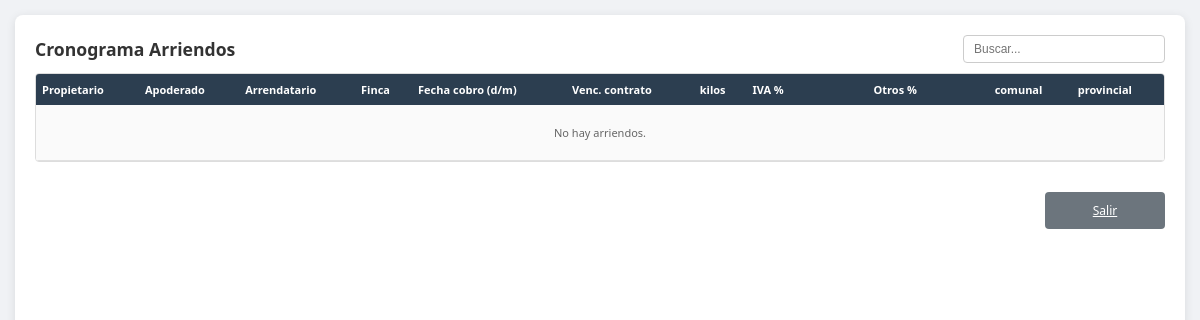
/arriendos.php (signed in), run on an earlier commit of the app's database.
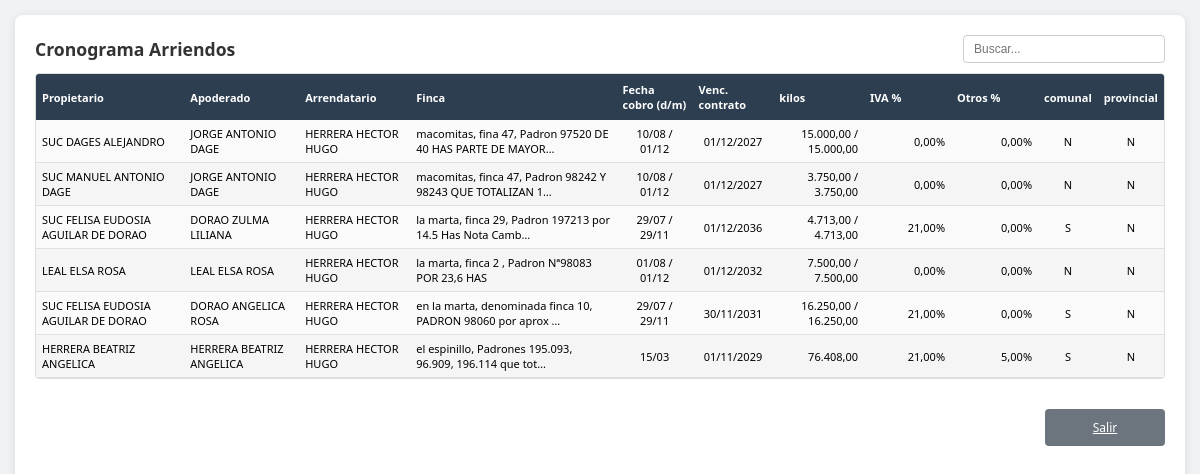
And on a later commit of the database.
### tables this page shows
CREATE TABLE `arriendos` (
  `id` int(11) NOT NULL AUTO_INCREMENT,
  `propietario_id` int(11) NOT NULL,
  `apoderado_id` int(11) NOT NULL,
  `arrendatario_id` int(11) NOT NULL,
  `padron` varchar(20) DEFAULT NULL,
  `descripcion_finca` text DEFAULT NULL,
  `fecha_cobro_1` date DEFAULT NULL,
  `fecha_cobro_2` date DEFAULT NULL,
  `kilos_fecha_1` decimal(12,2) DEFAULT NULL,
  `kilos_fecha_2` decimal(12,2) DEFAULT NULL,
  `iva_porcentaje` decimal(5,2) NOT NULL DEFAULT 21.00,
  `descontar_iva` tinyint(1) NOT NULL DEFAULT 0,
  `monto_descuentos` decimal(12,2) NOT NULL DEFAULT 0.00,
  `paga_comunal` tinyint(1) NOT NULL DEFAULT 0,
  `paga_provincial` tinyint(1) NOT NULL DEFAULT 0,
  `porcentaje_otros` decimal(5,2) DEFAULT NULL,
  `fecha_vencimiento_contrato` date DEFAULT NULL,
  `fecha_creacion` timestamp NOT NULL DEFAULT current_timestamp(),
  `fecha_modificacion` timestamp NOT NULL DEFAULT current_timestamp() ON UPDATE current_timestamp(),
  PRIMARY KEY (`id`),
  KEY `fk_arriendo_propietario` (`propietario_id`),
  KEY `fk_arriendo_apoderado` (`apoderado_id`),
  KEY `fk_arriendo_arrendatario` (`arrendatario_id`),
  CONSTRAINT `fk_arriendo_apoderado` FOREIGN KEY (`apoderado_id`) REFERENCES `usuarios` (`id`) ON UPDATE CASCADE,
  CONSTRAINT `fk_arriendo_arrendatario` FOREIGN KEY (`arrendatario_id`) REFERENCES `usuarios` (`id`) ON UPDATE CASCADE,
  CONSTRAINT `fk_arriendo_propietario` FOREIGN KEY (`propietario_id`) REFERENCES `usuarios` (`id`) ON UPDATE CASCADE
);

CREATE TABLE `usuarios` (
  `id` int(11) NOT NULL AUTO_INCREMENT,
  `acceso_creador_id` int(11) DEFAULT NULL COMMENT 'NULL=principal',
  `apellido` varchar(150) NOT NULL,
  `dni` varchar(20) NOT NULL,
  `cuit` varchar(25) DEFAULT NULL,
  `domicilio` varchar(200) DEFAULT NULL,
  `email` varchar(100) DEFAULT NULL,
  `celular` varchar(20) DEFAULT NULL,
  `consorcio` varchar(100) DEFAULT NULL,
  PRIMARY KEY (`id`),
  KEY `idx_acceso_creador` (`acceso_creador_id`)
);

### arriendos.php (the view, shortened to what this page needs)
<?php
include 'verificar_sesion.php';
$nivelAcceso = (int)($_SESSION['acceso_nivel'] ?? 0);
$soloLectura = ($nivelAcceso < 2);
$sql = "SELECT a.*,
        p.apellido AS nombre_propietario,
        ap.apellido AS nombre_apoderado,
        ar.apellido AS nombre_arrendatario
        FROM arriendos a
        LEFT JOIN usuarios p ON a.propietario_id = p.id
        LEFT JOIN usuarios ap ON a.apoderado_id = ap.id
        LEFT JOIN usuarios ar ON a.arrendatario_id = ar.id
        ORDER BY a.id DESC";
$resultado = mysqli_query($conexion, $sql);
?>
<!DOCTYPE html>
<html lang="es">
<head>
</head>
<body onkeydown="var e=event||window.event;if((e.keyCode||e.which)===27){e.preventDefault();window.location.href='index.php';return false;}">
<div class="contenedor">
    <div class="encabezado">
        <h2>Cronograma Arriendos</h2>
        <div class="buscar-wrap">
            <input type="text" id="txtBuscar" placeholder="Buscar..." onkeyup="filtrarArriendos()">
        </div>
    </div>
    <div class="tabla-arriendos-wrap">
    <table class="tabla-arriendos">
        <thead>
            <tr>
                <th>Propietario</th>
                <th>Apoderado</th>
                <th>Arrendatario</th>
                <th>Finca</th>
                <th class="al-cen">Fecha cobro (d/m)</th>
                <th class="al-cen">Venc. contrato</th>
                <th class="al-der">kilos</th>
                <th class="al-der col-iva">IVA %</th>
                <th class="al-der col-otros">Otros %</th>
                <th class="al-cen">comunal</th>
                <th class="al-cen">provincial</th>
            </tr>
        </thead>
        <tbody>
            <?php
            $numFilas = 0;
            while ($f = mysqli_fetch_assoc($resultado)) {
                $numFilas++;
                $fecha1 = !empty($f['fecha_cobro_1']) ? date('d/m', strtotime($f['fecha_cobro_1'])) : '-';
                $fecha2 = !empty($f['fecha_cobro_2']) ? date('d/m', strtotime($f['fecha_cobro_2'])) : '';
                $fechas = $fecha1 . ($fecha2 ? ' / ' . $fecha2 : '');
                $venc_contrato = (isset($f['fecha_vencimiento_contrato']) && $f['fecha_vencimiento_contrato'] !== '' && $f['fecha_vencimiento_contrato'] !== null) ? date('d/m/Y', strtotime($f['fecha_vencimiento_contrato'])) : '-';
                $kilos1 = $f['kilos_fecha_1'] !== null ? number_format((float)$f['kilos_fecha_1'], 2, ',', '.') : '-';
                $kilos2 = $f['kilos_fecha_2'] !== null ? number_format((float)$f['kilos_fecha_2'], 2, ',', '.') : '';
                $kilos = $kilos1 . ($kilos2 ? ' / ' . $kilos2 : '');
                $ivaPct = isset($f['iva_porcentaje']) && $f['iva_porcentaje'] !== null && $f['iva_porcentaje'] !== '' ? (float)$f['iva_porcentaje'] : 21;
                $pctOtros = isset($f['porcentaje_otros']) && $f['porcentaje_otros'] !== null && $f['porcentaje_otros'] !== '' ? (float)$f['porcentaje_otros'] : 0;
                $comunal = (int)$f['paga_comunal'] ? 'S' : 'N';
                $provincial = (int)$f['paga_provincial'] ? 'S' : 'N';
                $finca = !empty($f['descripcion_finca']) ? $f['descripcion_finca'] : '-';
                if (strlen($finca) > 60) $finca = substr($finca, 0, 57) . '…';
            ?>
            <tr class="fila-arriendo">
                <td><?= htmlspecialchars($f['nombre_propietario'] ?? '-') ?></td>
                <td><?= htmlspecialchars($f['nombre_apoderado'] ?? '-') ?></td>
                <td><?= htmlspecialchars($f['nombre_arrendatario'] ?? '-') ?></td>
                <td><?= htmlspecialchars($finca) ?></td>
                <td class="al-cen"><?= $fechas ?></td>
                <td class="al-cen"><?= $venc_contrato ?></td>
                <td class="al-der"><?= $kilos ?></td>
                <td class="al-der col-iva<?= !$soloLectura ? ' celda-iva' : '' ?>"<?= !$soloLectura ? ' data-id="'.(int)$f['id'].'" data-valor="'.htmlspecialchars($ivaPct).'"' : '' ?>><?= number_format($ivaPct, 2, ',', '.') ?>%</td>
                <td class="al-der col-otros<?= !$soloLectura ? ' celda-otros' : '' ?>"<?= !$soloLectura ? ' data-id="'.(int)$f['id'].'" data-valor="'.htmlspecialchars($pctOtros).'"' : '' ?>><?= number_format($pctOtros, 2, ',', '.') ?>%</td>
                <td class="al-cen sino"><?= $comunal ?></td>
                <td class="al-cen sino"><?= $provincial ?></td>
            </tr>
            <?php } ?>
            <?php if ($numFilas === 0): ?>
            <tr><td colspan="<?= $soloLectura ? 12 : 13 ?>" style="text-align:center; padding:20px; color:#666;">No hay arriendos. <?php if (!$soloLectura): ?>Use «+ Alta» para cargar uno.<?php endif; ?></td></tr>
            <?php endif; ?>
        </tbody>
    </table>
    </div>
    <div class="pie">
        <a href="index.php" class="btn-salir">Salir</a>
    </div>
</div>
</body>
</html>

### arriendos.php (style rules this page uses)
body { font-family: 'Segoe UI', sans-serif; background: #f0f2f5; margin: 0; padding: 15px; min-height: 100vh; display: flex; flex-direction: column; box-sizing: border-box; }
.contenedor { flex: 1; background: white; padding: 20px; border-radius: 8px; box-shadow: 0 2px 10px rgba(0,0,0,0.1); }
.encabezado { display: flex; justify-content: space-between; align-items: center; margin-bottom: 10px; flex-wrap: wrap; gap: 8px; }
h2 { margin: 0; color: #333; font-size: 1.1rem; font-weight: 600; }
.buscar-wrap { display: flex; align-items: center; gap: 6px; }
.buscar-wrap input { padding: 6px 10px; border: 1px solid #ccc; border-radius: 4px; font-size: 12px; width: 180px; }
.tabla-arriendos-wrap { max-height: 428px; overflow-y: auto; border: 1px solid #ddd; border-radius: 4px; }
.tabla-arriendos { width: 100%; border-collapse: collapse; font-size: 11px; }
.tabla-arriendos th { background: #2c3e50; color: white; padding: 8px 6px; text-align: left; font-weight: 600; position: sticky; top: 0; z-index: 1; }
.tabla-arriendos td { padding: 6px; border-bottom: 1px solid #e0e0e0; }
.tabla-arriendos tbody tr:nth-child(even) { background: #f5f5f5; }
.tabla-arriendos tbody tr:nth-child(odd) { background: #fafafa; }
.al-cen { text-align: center; }
.al-der { text-align: right; }
.col-iva, .col-otros { min-width: 75px; text-align: right; padding-right: 12px; }
.btn-alta, .btn-salir { min-width: 120px; padding: 10px 24px; font-size: 12px; text-align: center; box-sizing: border-box; }
.btn-salir { background: #6c757d; color: white; border-radius: 4px; margin-top: 15px; }
.pie { margin-top: auto; padding-top: 15px; display: flex; justify-content: flex-end; }
.sino { font-size: 11px; }

What changed in the data, as far as the page shows it:
added arriendos: propietario.apellido "SUC DAGES ALEJANDRO", apoderado.apellido "JORGE ANTONIO DAGE", arrendatario.apellido "HERRERA HECTOR HUGO", descripcion_finca "macomitas, fina 47, Padron 97520 DE 40 HAS PARTE DE MAYOR…", fechas "10/08 / 01/12", fecha_vencimiento_contrato "01/12/2027", kilos "15.000,00 / 15.000,00", iva_porcentaje "0,00", porcentaje_otros "0,00", paga_comunal "N", paga_provincial "N"
added arriendos: propietario.apellido "SUC MANUEL ANTONIO DAGE", apoderado.apellido "JORGE ANTONIO DAGE", arrendatario.apellido "HERRERA HECTOR HUGO", descripcion_finca "macomitas, finca 47, Padron 98242 Y 98243 QUE TOTALIZAN 1…", fechas "10/08 / 01/12", fecha_vencimiento_contrato "01/12/2027", kilos "3.750,00 / 3.750,00", iva_porcentaje "0,00", porcentaje_otros "0,00", paga_comunal "N", paga_provincial "N"
added arriendos: propietario.apellido "SUC FELISA EUDOSIA AGUILAR DE DORAO", apoderado.apellido "DORAO ZULMA LILIANA", arrendatario.apellido "HERRERA HECTOR HUGO", descripcion_finca "la marta, finca 29, Padron 197213 por 14.5 Has Nota Camb…", fechas "29/07 / 29/11", fecha_vencimiento_contrato "01/12/2036", kilos "4.713,00 / 4.713,00", iva_porcentaje "21,00", porcentaje_otros "0,00", paga_comunal "S", paga_provincial "N"
added arriendos: apoderado.apellido "LEAL ELSA ROSA", arrendatario.apellido "HERRERA HECTOR HUGO", descripcion_finca "la marta, finca 2 , Padron Nª98083 POR 23,6 HAS", fechas "01/08 / 01/12", fecha_vencimiento_contrato "01/12/2032", kilos "7.500,00 / 7.500,00", iva_porcentaje "0,00", porcentaje_otros "0,00", paga_comunal "N", paga_provincial "N"
added arriendos: propietario.apellido "SUC FELISA EUDOSIA AGUILAR DE DORAO", apoderado.apellido "DORAO ANGELICA ROSA", arrendatario.apellido "HERRERA HECTOR HUGO", descripcion_finca "en la marta, denominada finca 10, PADRON 98060 por aprox …", fechas "29/07 / 29/11", fecha_vencimiento_contrato "30/11/2031", kilos "16.250,00 / 16.250,00", iva_porcentaje "21,00", porcentaje_otros "0,00", paga_comunal "S", paga_provincial "N"
added arriendos: apoderado.apellido "HERRERA BEATRIZ ANGELICA", arrendatario.apellido "HERRERA HECTOR HUGO", descripcion_finca "el espinillo, Padrones 195.093, 96.909, 196.114 que tot…", fechas "15/03", fecha_vencimiento_contrato "01/11/2029", kilos "76.408,00", iva_porcentaje "21,00", porcentaje_otros "5,00", paga_comunal "S", paga_provincial "N"
Also different on the page:
text no longer shown: "No hay arriendos."
